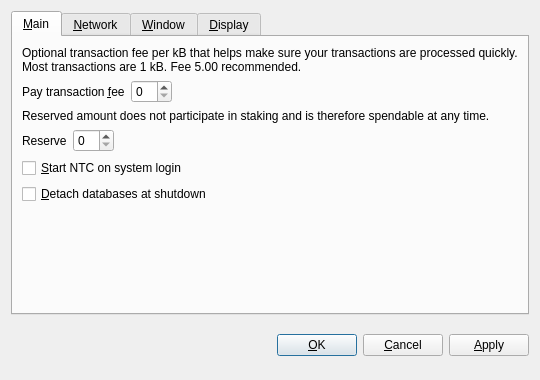
<?xml version="1.0" encoding="UTF-8"?>
<ui version="4.0">
 <class>OptionsDialog</class>
 <widget class="QDialog" name="OptionsDialog">
  <property name="geometry">
   <rect>
    <x>0</x>
    <y>0</y>
    <width>540</width>
    <height>380</height>
   </rect>
  </property>
  <property name="windowTitle">
   <string>Options</string>
  </property>
  <property name="modal">
   <bool>true</bool>
  </property>
  <layout class="QVBoxLayout" name="verticalLayout">
   <item>
    <widget class="QTabWidget" name="tabWidget">
     <property name="tabPosition">
      <enum>QTabWidget::North</enum>
     </property>
     <property name="currentIndex">
      <number>0</number>
     </property>
     <widget class="QWidget" name="tabMain">
      <attribute name="title">
       <string>&amp;Main</string>
      </attribute>
      <layout class="QVBoxLayout" name="verticalLayout_Main">
       <item>
        <widget class="QLabel" name="transactionFeeInfoLabel">
         <property name="text">
          <string>Optional transaction fee per kB that helps make sure your transactions are processed quickly. Most transactions are 1 kB. Fee 5.00 recommended.</string>
         </property>
         <property name="textFormat">
          <enum>Qt::PlainText</enum>
         </property>
         <property name="wordWrap">
          <bool>true</bool>
         </property>
        </widget>
       </item>
       <item>
        <layout class="QHBoxLayout" name="horizontalLayoutFee">
         <item>
          <widget class="QLabel" name="transactionFeeLabel">
           <property name="text">
            <string>Pay transaction &amp;fee</string>
           </property>
           <property name="textFormat">
            <enum>Qt::PlainText</enum>
           </property>
           <property name="buddy">
            <cstring>transactionFee</cstring>
           </property>
          </widget>
         </item>
         <item>
          <widget class="BitcoinAmountField" name="transactionFee"/>
         </item>
         <item>
          <spacer name="horizontalSpacerFee">
           <property name="orientation">
            <enum>Qt::Horizontal</enum>
           </property>
           <property name="sizeHint" stdset="0">
            <size>
             <width>40</width>
             <height>20</height>
            </size>
           </property>
          </spacer>
         </item>
        </layout>
       </item>
       <item>
        <widget class="QLabel" name="reserveBalanceInfoLabel">
         <property name="text">
          <string>Reserved amount does not participate in staking and is therefore spendable at any time.</string>
         </property>
         <property name="textFormat">
          <enum>Qt::PlainText</enum>
         </property>
         <property name="wordWrap">
          <bool>true</bool>
         </property>
        </widget>
       </item>
       <item>
        <layout class="QHBoxLayout" name="horizontalLayoutReserveBalance">
         <item>
          <widget class="QLabel" name="reserveBalanceLabel">
           <property name="text">
            <string>Reserve</string>
           </property>
           <property name="textFormat">
            <enum>Qt::PlainText</enum>
           </property>
           <property name="buddy">
            <cstring>reserveBalance</cstring>
           </property>
          </widget>
         </item>
         <item>
          <widget class="BitcoinAmountField" name="reserveBalance"/>
         </item>
         <item>
          <spacer name="horizontalSpacerReserveBalance">
           <property name="orientation">
            <enum>Qt::Horizontal</enum>
           </property>
           <property name="sizeHint" stdset="0">
            <size>
             <width>40</width>
             <height>20</height>
            </size>
           </property>
          </spacer>
         </item>
        </layout>
       </item>
       <item>
        <widget class="QCheckBox" name="bitcoinAtStartup">
         <property name="toolTip">
          <string>Automatically start NTC after logging in to the system.</string>
         </property>
         <property name="text">
          <string>&amp;Start NTC on system login</string>
         </property>
        </widget>
       </item>
       <item>
        <widget class="QCheckBox" name="detachDatabases">
         <property name="toolTip">
          <string>Detach block and address databases at shutdown. This means they can be moved to another data directory, but it slows down shutdown. The wallet is always detached.</string>
         </property>
         <property name="text">
          <string>&amp;Detach databases at shutdown</string>
         </property>
        </widget>
       </item>
       <item>
        <spacer name="verticalSpacer_Main">
         <property name="orientation">
          <enum>Qt::Vertical</enum>
         </property>
         <property name="sizeHint" stdset="0">
          <size>
           <width>20</width>
           <height>40</height>
          </size>
         </property>
        </spacer>
       </item>
      </layout>
     </widget>
     <widget class="QWidget" name="tabNetwork">
      <attribute name="title">
       <string>&amp;Network</string>
      </attribute>
      <layout class="QVBoxLayout" name="verticalLayout_Network">
       <item>
        <widget class="QCheckBox" name="mapPortUpnp">
         <property name="toolTip">
          <string>Automatically open the NTC client port on the router. This only works when your router supports UPnP and it is enabled.</string>
         </property>
         <property name="text">
          <string>Map port using &amp;UPnP</string>
         </property>
        </widget>
       </item>
       <item>
        <widget class="QCheckBox" name="connectSocks">
         <property name="toolTip">
          <string>Connect to the NTC network through a SOCKS proxy (e.g. when connecting through Tor).</string>
         </property>
         <property name="text">
          <string>&amp;Connect through SOCKS proxy:</string>
         </property>
        </widget>
       </item>
       <item>
        <layout class="QHBoxLayout" name="horizontalLayout_Network">
         <item>
          <widget class="QLabel" name="proxyIpLabel">
           <property name="text">
            <string>Proxy &amp;IP:</string>
           </property>
           <property name="textFormat">
            <enum>Qt::PlainText</enum>
           </property>
           <property name="buddy">
            <cstring>proxyIp</cstring>
           </property>
          </widget>
         </item>
         <item>
          <widget class="QValidatedLineEdit" name="proxyIp">
           <property name="maximumSize">
            <size>
             <width>140</width>
             <height>16777215</height>
            </size>
           </property>
           <property name="toolTip">
            <string>IP address of the proxy (e.g. 127.0.0.1)</string>
           </property>
          </widget>
         </item>
         <item>
          <widget class="QLabel" name="proxyPortLabel">
           <property name="text">
            <string>&amp;Port:</string>
           </property>
           <property name="textFormat">
            <enum>Qt::PlainText</enum>
           </property>
           <property name="buddy">
            <cstring>proxyPort</cstring>
           </property>
          </widget>
         </item>
         <item>
          <widget class="QLineEdit" name="proxyPort">
           <property name="maximumSize">
            <size>
             <width>55</width>
             <height>16777215</height>
            </size>
           </property>
           <property name="toolTip">
            <string>Port of the proxy (e.g. 9050)</string>
           </property>
          </widget>
         </item>
         <item>
          <widget class="QLabel" name="socksVersionLabel">
           <property name="text">
            <string>SOCKS &amp;Version:</string>
           </property>
           <property name="textFormat">
            <enum>Qt::PlainText</enum>
           </property>
           <property name="buddy">
            <cstring>socksVersion</cstring>
           </property>
          </widget>
         </item>
         <item>
          <widget class="QValueComboBox" name="socksVersion">
           <property name="toolTip">
            <string>SOCKS version of the proxy (e.g. 5)</string>
           </property>
          </widget>
         </item>
         <item>
          <spacer name="horizontalSpacer_Network">
           <property name="orientation">
            <enum>Qt::Horizontal</enum>
           </property>
           <property name="sizeHint" stdset="0">
            <size>
             <width>40</width>
             <height>20</height>
            </size>
           </property>
          </spacer>
         </item>
        </layout>
       </item>
       <item>
        <spacer name="verticalSpacer_Network">
         <property name="orientation">
          <enum>Qt::Vertical</enum>
         </property>
         <property name="sizeHint" stdset="0">
          <size>
           <width>20</width>
           <height>40</height>
          </size>
         </property>
        </spacer>
       </item>
      </layout>
     </widget>
     <widget class="QWidget" name="tabWindow">
      <attribute name="title">
       <string>&amp;Window</string>
      </attribute>
      <layout class="QVBoxLayout" name="verticalLayout_Window">
       <item>
        <widget class="QCheckBox" name="minimizeToTray">
         <property name="toolTip">
          <string>Show only a tray icon after minimizing the window.</string>
         </property>
         <property name="text">
          <string>&amp;Minimize to the tray instead of the taskbar</string>
         </property>
        </widget>
       </item>
       <item>
        <widget class="QCheckBox" name="minimizeOnClose">
         <property name="toolTip">
          <string>Minimize instead of exit the application when the window is closed. When this option is enabled, the application will be closed only after selecting Quit in the menu.</string>
         </property>
         <property name="text">
          <string>M&amp;inimize on close</string>
         </property>
        </widget>
       </item>
       <item>
        <spacer name="verticalSpacer_Window">
         <property name="orientation">
          <enum>Qt::Vertical</enum>
         </property>
         <property name="sizeHint" stdset="0">
          <size>
           <width>20</width>
           <height>40</height>
          </size>
         </property>
        </spacer>
       </item>
      </layout>
     </widget>
     <widget class="QWidget" name="tabDisplay">
      <attribute name="title">
       <string>&amp;Display</string>
      </attribute>
      <layout class="QVBoxLayout" name="verticalLayout_Display">
       <item>
        <layout class="QHBoxLayout" name="horizontalLayout_1_Display">
         <item>
          <widget class="QLabel" name="langLabel">
           <property name="text">
            <string>User Interface &amp;language:</string>
           </property>
           <property name="textFormat">
            <enum>Qt::PlainText</enum>
           </property>
           <property name="buddy">
            <cstring>lang</cstring>
           </property>
          </widget>
         </item>
         <item>
          <widget class="QValueComboBox" name="lang">
           <property name="toolTip">
            <string>The user interface language can be set here. This setting will take effect after restarting NTC.</string>
           </property>
          </widget>
         </item>
        </layout>
       </item>
       <item>
        <layout class="QHBoxLayout" name="horizontalLayout_2_Display">
         <item>
          <widget class="QLabel" name="unitLabel">
           <property name="text">
            <string>&amp;Unit to show amounts in:</string>
           </property>
           <property name="textFormat">
            <enum>Qt::PlainText</enum>
           </property>
           <property name="buddy">
            <cstring>unit</cstring>
           </property>
          </widget>
         </item>
         <item>
          <widget class="QValueComboBox" name="unit">
           <property name="toolTip">
            <string>Choose the default subdivision unit to show in the interface and when sending coins.</string>
           </property>
          </widget>
         </item>
        </layout>
       </item>
       <item>
        <widget class="QCheckBox" name="displayAddresses">
         <property name="toolTip">
          <string>Whether to show NTC addresses in the transaction list or not.</string>
         </property>
         <property name="text">
          <string>&amp;Display addresses in transaction list</string>
         </property>
        </widget>
       </item>
       <item>
        <widget class="QCheckBox" name="coinControlFeatures">
         <property name="toolTip">
          <string>Whether to show coin control features or not.</string>
         </property>
         <property name="text">
          <string>Display coin &amp;control features (experts only!)</string>
         </property>
        </widget>
       </item>
       <item>
        <spacer name="verticalSpacer_Display">
         <property name="orientation">
          <enum>Qt::Vertical</enum>
         </property>
         <property name="sizeHint" stdset="0">
          <size>
           <width>20</width>
           <height>40</height>
          </size>
         </property>
        </spacer>
       </item>
      </layout>
     </widget>
    </widget>
   </item>
   <item>
    <layout class="QHBoxLayout" name="horizontalLayout_Buttons">
     <item>
      <spacer name="horizontalSpacer_1">
       <property name="orientation">
        <enum>Qt::Horizontal</enum>
       </property>
       <property name="sizeHint" stdset="0">
        <size>
         <width>40</width>
         <height>48</height>
        </size>
       </property>
      </spacer>
     </item>
     <item>
      <widget class="QLabel" name="statusLabel">
       <property name="font">
        <font>
         <weight>75</weight>
         <bold>true</bold>
        </font>
       </property>
       <property name="text">
        <string/>
       </property>
       <property name="textFormat">
        <enum>Qt::PlainText</enum>
       </property>
       <property name="wordWrap">
        <bool>true</bool>
       </property>
      </widget>
     </item>
     <item>
      <spacer name="horizontalSpacer_2">
       <property name="orientation">
        <enum>Qt::Horizontal</enum>
       </property>
       <property name="sizeHint" stdset="0">
        <size>
         <width>40</width>
         <height>48</height>
        </size>
       </property>
      </spacer>
     </item>
     <item>
      <widget class="QPushButton" name="okButton">
       <property name="text">
        <string>&amp;OK</string>
       </property>
      </widget>
     </item>
     <item>
      <widget class="QPushButton" name="cancelButton">
       <property name="text">
        <string>&amp;Cancel</string>
       </property>
       <property name="autoDefault">
        <bool>false</bool>
       </property>
      </widget>
     </item>
     <item>
      <widget class="QPushButton" name="applyButton">
       <property name="text">
        <string>&amp;Apply</string>
       </property>
       <property name="autoDefault">
        <bool>false</bool>
       </property>
      </widget>
     </item>
    </layout>
   </item>
  </layout>
 </widget>
 <customwidgets>
  <customwidget>
   <class>BitcoinAmountField</class>
   <extends>QSpinBox</extends>
   <header>bitcoinamountfield.h</header>
  </customwidget>
  <customwidget>
   <class>QValueComboBox</class>
   <extends>QComboBox</extends>
   <header>qvaluecombobox.h</header>
  </customwidget>
  <customwidget>
   <class>QValidatedLineEdit</class>
   <extends>QLineEdit</extends>
   <header>qvalidatedlineedit.h</header>
  </customwidget>
 </customwidgets>
 <resources/>
 <connections/>
</ui>
